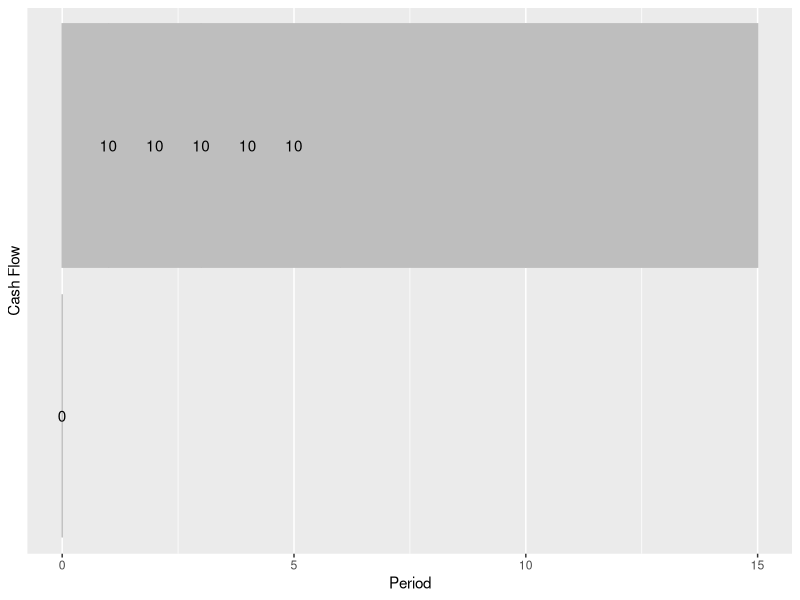
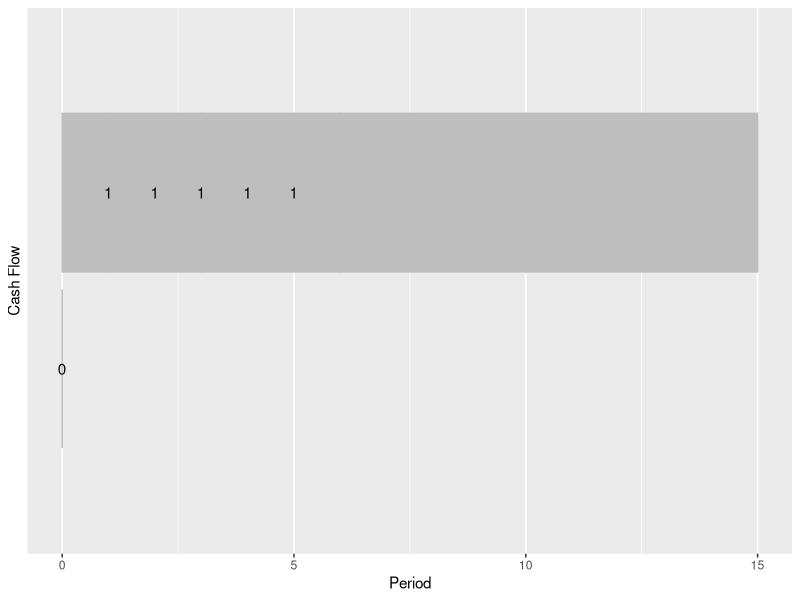
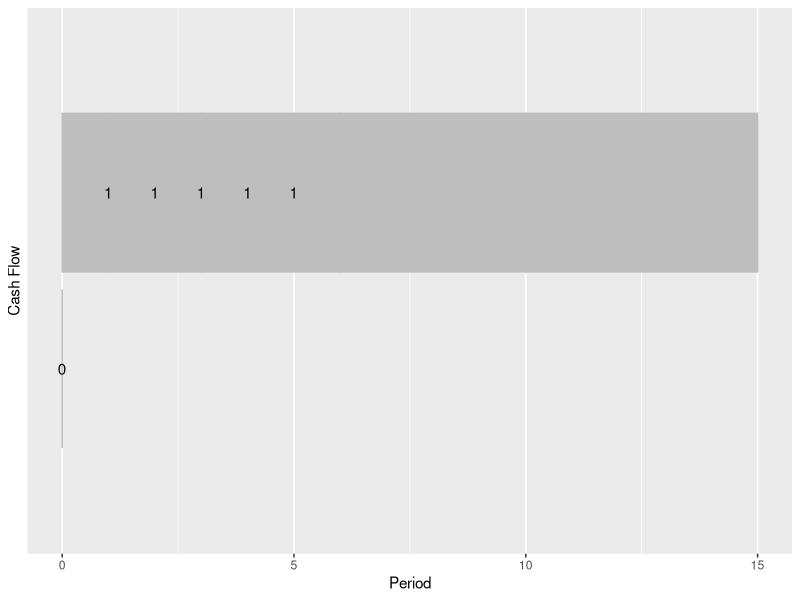
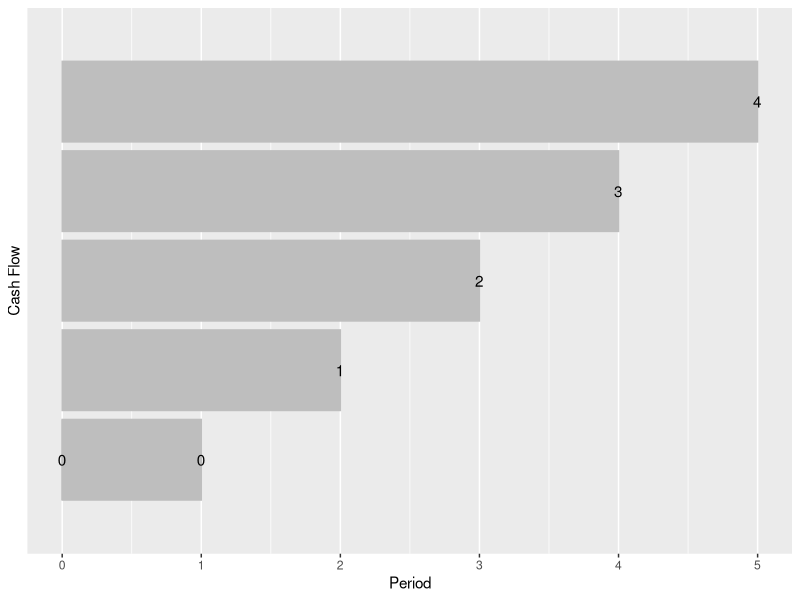
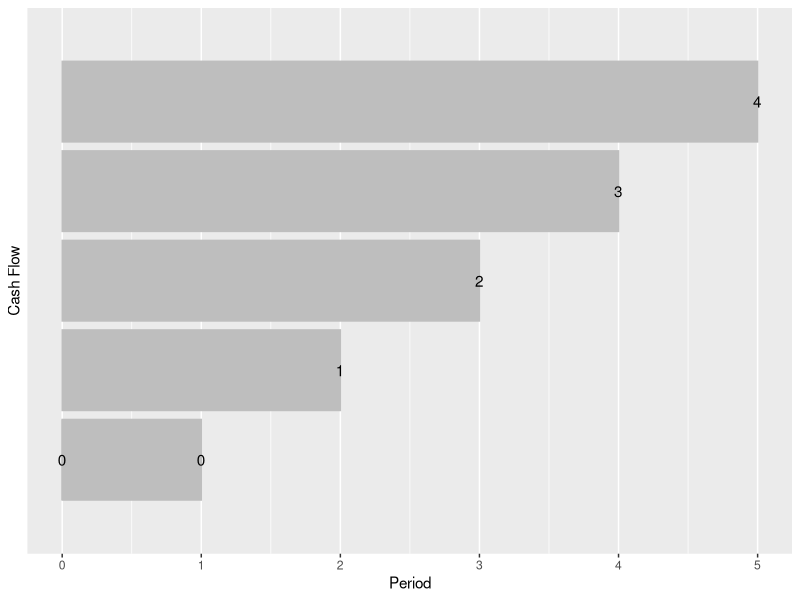
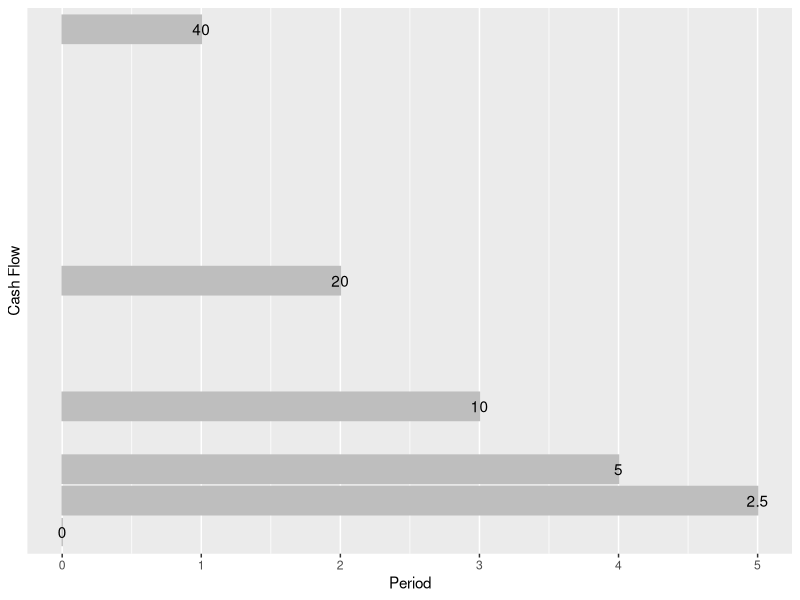
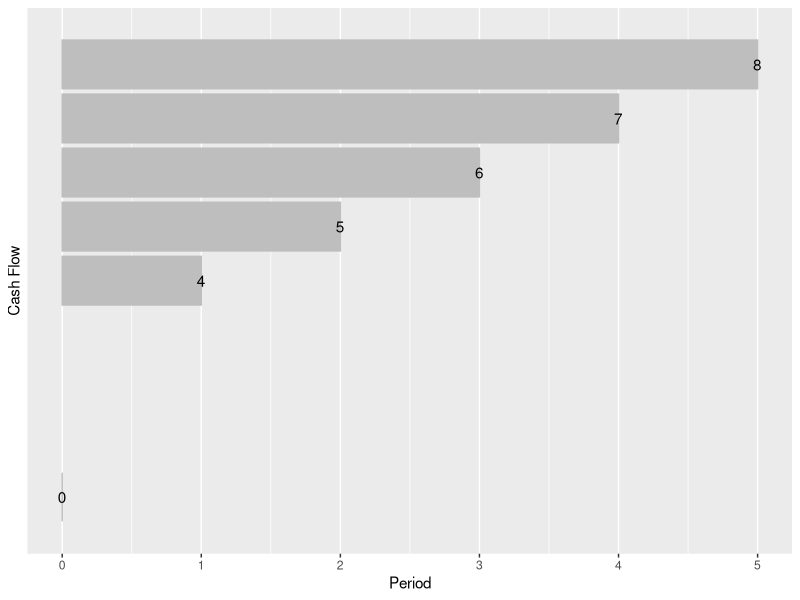
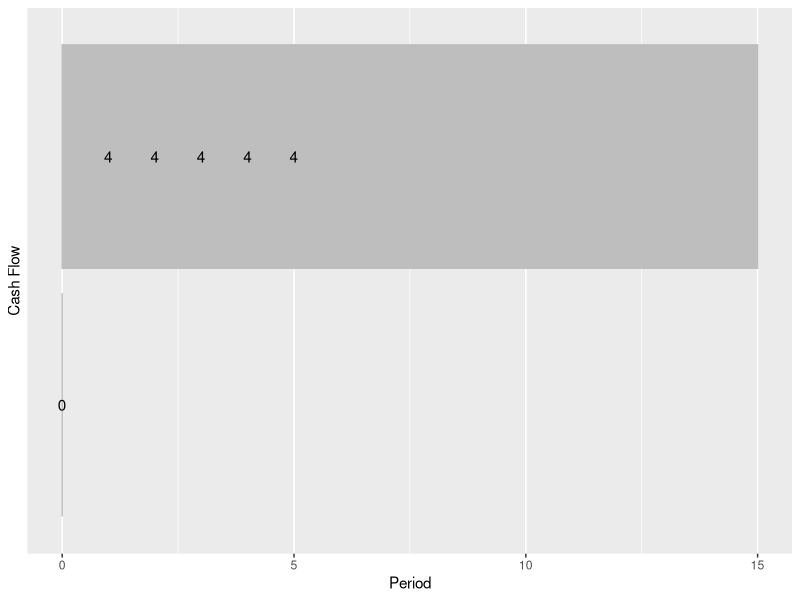

Recreate these plots in R, in order.
## ---- chunk 1
knitr::opts_chunk$set(echo = FALSE)
options(scipen=999)

Acc<-function(x){format(x,nsmall=2,digits=2,big.mark=',',scientific=FALSE)}
pgivena<-function(a,i,n){a*((1+i)^n -1)/(i*(1+i)^n)}
pgiveng<-function(g,i,n){g*( (1+i)^n -(i*n) -1  )/(i^2*(1+i)^n)}
agivenp<-function(p,i,n){p*(i*(1+i)^n)/((1+i)^n -1)}
pgivengrow<-function(a1,g,i,n){a1*(1-(1+g)^n*(1+i)^(-n))/(i-g)}


fgivena<-function(a,i,n){pgivena(a,i,n)*(1+i)^n}
fgiveng<-function(g,i,n){pgiveng(g,i,n)*(1+i)^n}

## ---- chunk 2
library(ggplot2)
cf <- data.frame(y = 10 * c(0,1,1,1,1,1))
cf$x = 0:(length(cf$y) - 1)
print(ggplot(cf,aes(x,y,label = y)) + geom_bar(stat = "Identity",color = 'gray',fill = 'gray') + xlab("Period") + ylab("Cash Flow") + geom_text() + scale_y_discrete())
## ---- chunk 3
library(ggplot2)
cf <- data.frame(y = c(0,1,1,1,1,1))
cf$x = 0:(length(cf$y) - 1)
print(ggplot(cf,aes(x,y,label = y)) + geom_bar(stat = "Identity",color = 'gray',fill = 'gray') + xlab("Period") + ylab("Cash Flow") + geom_text() + scale_y_discrete())
## ---- chunk 4
library(ggplot2)
cf <- data.frame(y=c(0,1,1,1,1,1))
cf$x=0:(length(cf$y)-1)
print(ggplot(cf,aes(x,y,label=y))+geom_bar(stat="Identity",color='gray',fill='gray')+xlab("Period")+ylab("Cash Flow")+geom_text() + scale_y_discrete())
## ---- chunk 5
library(ggplot2)
cf <- data.frame(y=c(0,0,1,2,3,4))
cf$x=0:(length(cf$y)-1)
print(ggplot(cf,aes(x,y,label=y))+geom_bar(stat="Identity",color='gray',fill='gray')+xlab("Period")+ylab("Cash Flow")+geom_text() + scale_y_discrete())
## ---- chunk 6
library(ggplot2)
cf <- data.frame(y=c(0,0,1,2,3,4))
cf$x=0:(length(cf$y)-1)
print(ggplot(cf,aes(x,y,label=y))+geom_bar(stat="Identity",color='gray',fill='gray')+xlab("Period")+ylab("Cash Flow")+geom_text() + scale_y_discrete())
## ---- chunk 7
library(ggplot2)
cf <- data.frame(y=c(0,40,20,10,5,2.5))
cf$x=0:(length(cf$y)-1)
print(ggplot(cf,aes(x,y,label=y))+geom_bar(stat="Identity",color='gray',fill='gray')+xlab("Period")+ylab("Cash Flow")+geom_text() + scale_y_discrete())
## ---- chunk 8
library(ggplot2)
cf <- data.frame(y=c(0,0,1,2,3,4) + c(0,4,4,4,4,4))
cf$x=0:(length(cf$y)-1)
print(ggplot(cf,aes(x,y,label=y))+geom_bar(stat="Identity",color='gray',fill='gray')+xlab("Period")+ylab("Cash Flow")+geom_text() + scale_y_discrete())
## ---- chunk 9
library(ggplot2)
cf <- data.frame(y=c(0,0,1,2,3,4) + c(0,4,4,4,4,4))
cf$x=0:(length(cf$y)-1)
cf$LG <- c(0,0,1,2,3,4)
cf$C <- c(0,4,4,4,4,4)
print(ggplot(cf,aes(x,C,label=C))+geom_bar(stat="Identity",color='gray',fill='gray')+xlab("Period")+ylab("Cash Flow")+geom_text() + scale_y_discrete())

print(ggplot(cf,aes(x,LG,label=LG))+geom_bar(stat="Identity",color='gray',fill='gray')+xlab("Period")+ylab("Cash Flow")+geom_text() + scale_y_discrete())
## ---- chunk 10
library(ggplot2)
cf <- data.frame(y=c(0,0,1,2,3,4) + c(0,4,4,4,4,4))
cf$x=0:(length(cf$y)-1)
print(ggplot(cf,aes(x,y,label=y))+geom_bar(stat="Identity",color='gray',fill='gray')+xlab("Period")+ylab("Cash Flow")+geom_text() + scale_y_discrete())
## ---- chunk 11
library(ggplot2)
cf <- data.frame(y=c(0,0,1,2,3,4) - c(0,4,4,4,4,4))
cf$x=0:(length(cf$y)-1)
print(ggplot(cf,aes(x,y,label=y))+geom_bar(stat="Identity",color='gray',fill='gray')+xlab("Period")+ylab("Cash Flow")+geom_text() + scale_y_discrete())
## ---- chunk 12
library(ggplot2)
cf <- data.frame(y=c(0,0,1,2,3,4) + c(0,4,4,4,4,4))
cf$x=0:(length(cf$y)-1)
cf$LG <- c(0,0,1,2,3,4)
cf$C <- -c(0,4,4,4,4,4)
print(ggplot(cf,aes(x,C,label=C))+geom_bar(stat="Identity",color='gray',fill='gray')+xlab("Period")+ylab("Cash Flow")+geom_text() + scale_y_discrete())

print(ggplot(cf,aes(x,LG,label=LG))+geom_bar(stat="Identity",color='gray',fill='gray')+xlab("Period")+ylab("Cash Flow")+geom_text() + scale_y_discrete())
## ---- chunk 13
library(ggplot2)
cf <- data.frame(y=c(0,0,1,2,3,4) - c(0,4,4,4,4,4))
cf$x=0:(length(cf$y)-1)
print(ggplot(cf,aes(x,y,label=y))+geom_bar(stat="Identity",color='gray',fill='gray')+xlab("Period")+ylab("Cash Flow")+geom_text() + scale_y_discrete())
## ---- chunk 14
library(ggplot2)
cf <- data.frame(y=c(0,5,5,5,5,5,5,5) - c(0,5,5,5,0,0,0,0))
cf$x=0:(length(cf$y)-1)
print(ggplot(cf,aes(x,y,label=y))+geom_bar(stat="Identity",color='gray',fill='gray')+xlab("Period")+ylab("Cash Flow")+geom_text() + scale_y_discrete())
## ---- chunk 15
library(ggplot2)
cf <- data.frame(y=c(0,5,5,5,5,5,5,5) - c(0,5,5,5,0,0,0,0))
cf$x=0:(length(cf$y)-1)
print(ggplot(cf,aes(x,y,label=y))+geom_bar(stat="Identity",color='gray',fill='gray')+xlab("Period")+ylab("Cash Flow")+geom_text() + scale_y_discrete())
## ---- chunk 16
library(ggplot2)
cf <- data.frame(y=c(0,0,0,0,5,5,5,5) )
cf$x=0:(length(cf$y)-1)
print(ggplot(cf,aes(x,y,label=y))+geom_bar(stat="Identity",color='gray',fill='gray')+xlab("Period")+ylab("Cash Flow")+geom_text() + scale_y_discrete())
## ---- chunk 17
library(ggplot2)
cf <- data.frame(y=c(0,0,0,0,0,0,5,5,5,5) )
cf$x=0:(length(cf$y)-1)
print(ggplot(cf,aes(x,y,label=y))+geom_bar(stat="Identity",color='gray',fill='gray')+xlab("Period")+ylab("Cash Flow")+geom_text() + scale_y_discrete())
## ---- chunk 18
library(ggplot2)
cf <- data.frame(y=c(0,0,0,0,0,0,5,5,5,5) )
cf$x=0:(length(cf$y)-1)
print(ggplot(cf,aes(x,y,label=y))+geom_bar(stat="Identity",color='gray',fill='gray')+xlab("Period")+ylab("Cash Flow")+geom_text() + scale_y_discrete())
## ---- chunk 19
library(ggplot2)
cf <- data.frame(y=c(0,0,0,0,-2,-4,-6,-8,-10) )
cf$x=0:(length(cf$y)-1)
print(ggplot(cf,aes(x,y,label=y))+geom_bar(stat="Identity",color='gray',fill='gray')+xlab("Period")+ylab("Cash Flow")+geom_text() + scale_y_discrete())
## ---- chunk 20
library(ggplot2)
cf <- data.frame(y=c(0,0,0,0,-2,-4,-6,-8,-10) )
cf$x=0:(length(cf$y)-1)
print(ggplot(cf,aes(x,y,label=y))+geom_bar(stat="Identity",color='gray',fill='gray')+xlab("Period")+ylab("Cash Flow")+geom_text() + scale_y_discrete())
## ---- chunk 21
library(ggplot2)
cf <- data.frame(y=c(0,1,2,3,4,5,5,5,5) )
cf$x=0:(length(cf$y)-1)
print(ggplot(cf,aes(x,y,label=y))+geom_bar(stat="Identity",color='gray',fill='gray')+xlab("Period")+ylab("Cash Flow")+geom_text() + scale_y_discrete())
## ---- chunk 22
library(ggplot2)
cf <- data.frame(y=c(0,1,2,3,4,5,5,5,5) )
cf$x=0:(length(cf$y)-1)
print(ggplot(cf,aes(x,y,label=y))+geom_bar(stat="Identity",color='gray',fill='gray')+xlab("Period")+ylab("Cash Flow")+geom_text() + scale_y_discrete())
## ---- chunk 23
library(ggplot2)
cf <- data.frame(y=c(0,1,2,3,4,5,5,5,5) )
cf$x=0:(length(cf$y)-1)
print(ggplot(cf,aes(x,y,label=y))+geom_bar(stat="Identity",color='gray',fill='gray')+xlab("Period")+ylab("Cash Flow")+geom_text() + scale_y_discrete())
## ---- chunk 24
library(ggplot2)
cf <- data.frame(y=c(0,1,2,3,4,5,5,5,5) )
cf$x=0:(length(cf$y)-1)
print(ggplot(cf,aes(x,y,label=y))+geom_bar(stat="Identity",color='gray',fill='gray')+xlab("Period")+ylab("Cash Flow")+geom_text() + scale_y_discrete())
## ---- chunk 25
library(ggplot2)
cf <- data.frame(y=c(0,1,2,3,4,5,5,5,5) )
cf$x=0:(length(cf$y)-1)
print(ggplot(cf,aes(x,y,label=y))+geom_bar(stat="Identity",color='gray',fill='gray')+xlab("Period")+ylab("Cash Flow")+geom_text() + scale_y_discrete())
## ---- chunk 26
library(ggplot2)
cf <- data.frame(y=c(0,1,2,3,4,5,5,5,5) )
cf$x=0:(length(cf$y)-1)
print(ggplot(cf,aes(x,y,label=y))+geom_bar(stat="Identity",color='gray',fill='gray')+xlab("Period")+ylab("Cash Flow")+geom_text() + scale_y_discrete())
## ---- chunk 27
library(ggplot2)
cf <- data.frame(y=c(0,0,12,10,8,6,4,2) )
cf$x=0:(length(cf$y)-1)
print(ggplot(cf,aes(x,y,label=y))+geom_bar(stat="Identity",color='gray',fill='gray')+xlab("Period")+ylab("Cash Flow")+geom_text() + scale_y_discrete())
## ---- chunk 28
library(ggplot2)
cf <- data.frame(y=c(0,0,12,12,12,12,12,12) - c(0,0,0,2,4,6,8,10))
cf$x=0:(length(cf$y)-1)
cf$LG <- -c(0,0,0,2,4,6,8,10)
cf$C <- c(0,0,12,12,12,12,12,12)
print(ggplot(cf,aes(x,C,label=C))+geom_bar(stat="Identity",color='gray',fill='gray')+xlab("Period")+ylab("Cash Flow")+geom_text() + scale_y_discrete())

print(ggplot(cf,aes(x,LG,label=LG))+geom_bar(stat="Identity",color='gray',fill='gray')+xlab("Period")+ylab("Cash Flow")+geom_text() + scale_y_discrete())
## ---- chunk 29
library(ggplot2)
cf <- data.frame(y=c(1,2,4,8,16,13,10,7,4,1) )
cf$x=0:(length(cf$y)-1)
print(ggplot(cf,aes(x,y,label=y))+geom_bar(stat="Identity",color='gray',fill='gray')+xlab("Period")+ylab("Cash Flow")+geom_text() + scale_x_discrete())
## ---- chunk 30
library(ggplot2)
cf <- data.frame(y=c(1,2,4,8,16,13,10,7,4,1) )
cf$x=0:(length(cf$y)-1)
print(ggplot(cf,aes(x,y,label=y))+geom_bar(stat="Identity",color='gray',fill='gray')+xlab("Period")+ylab("Cash Flow")+geom_text() + scale_x_discrete())
## ---- chunk 31
library(ggplot2)
cf <- data.frame(y=c(2,4,6,8,10,12,14,16,8,4,2,1) )
cf$x=0:(length(cf$y)-1)
print(ggplot(cf,aes(x,y,label=y))+geom_bar(stat="Identity",color='gray',fill='gray')+xlab("Period")+ylab("Cash Flow")+geom_text() + scale_y_discrete())
## ---- chunk 32
library(ggplot2)
cf <- data.frame(y=c(2,4,6,8,10,12,14,16,8,4,2,1) )
cf$x=0:(length(cf$y)-1)
print(ggplot(cf,aes(x,y,label=y))+geom_bar(stat="Identity",color='gray',fill='gray')+xlab("Period")+ylab("Cash Flow")+geom_text() + scale_y_discrete())
## ---- chunk 33
library(ggplot2)
cf <- data.frame(y=c(0,0,0,5,5,5,5,5,5,5,5,5,5) - c(0,0,0,0,0,0,1,2,3,0,0,0,0) )
cf$x=0:(length(cf$y)-1)
print(ggplot(cf,aes(x,y,label=y))+geom_bar(stat="Identity",color='gray',fill='gray')+xlab("Period")+ylab("Cash Flow")+geom_text() + scale_y_discrete())
